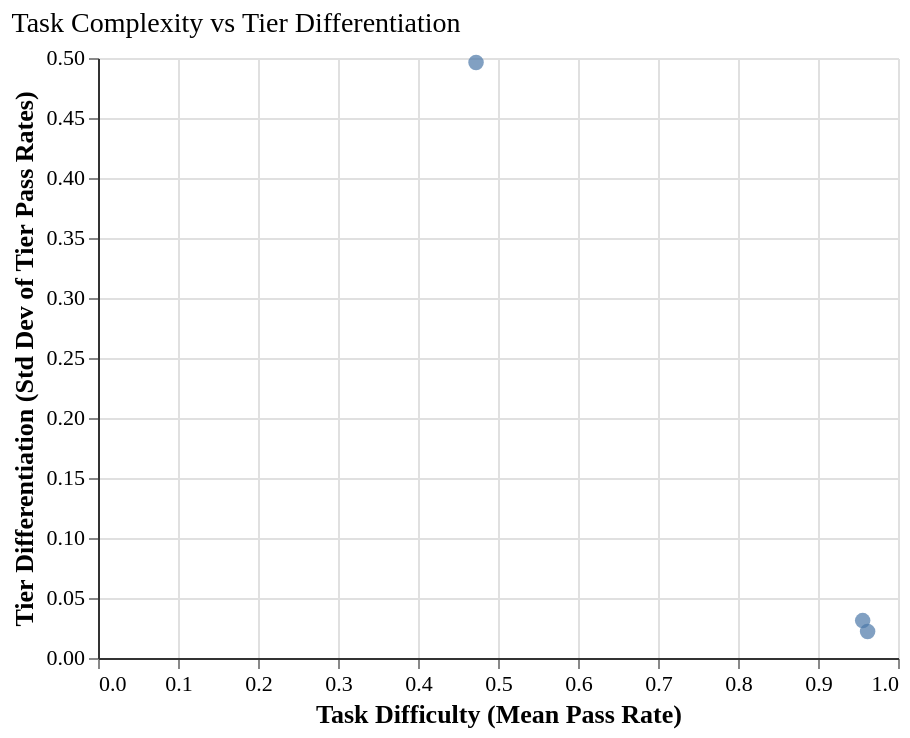

Specify this chart in Vega-Lite:
### Vega-Lite specification from a JSON file in a GitHub repository (floating-point values rounded to 4 significant figures)
{"config": {"font": "serif", "axis": {"labelFontSize": 11, "titleFontSize": 13, "gridColor": "#e0e0e0", "domainColor": "#333333"}, "legend": {"labelFontSize": 11, "titleFontSize": 12}, "title": {"fontSize": 14, "anchor": "start", "fontWeight": "normal"}, "view": {"stroke": null, "continuousWidth": 400, "continuousHeight": 300}, "mark": {"tooltip": true}}, "data": {"name": "data-6028b300f07704c26619e82152866ba2"}, "mark": {"type": "circle", "opacity": 0.7, "size": 60}, "encoding": {"tooltip": [{"field": "experiment", "title": "Experiment", "type": "ordinal"}, {"field": "mean_pass_rate", "format": ".2%", "title": "Mean Pass Rate", "type": "quantitative"}, {"field": "tier_std", "format": ".3f", "title": "Tier Std Dev", "type": "quantitative"}], "x": {"field": "mean_pass_rate", "scale": {"domain": [0, 1]}, "title": "Task Difficulty (Mean Pass Rate)", "type": "quantitative"}, "y": {"field": "tier_std", "title": "Tier Differentiation (Std Dev of Tier Pass Rates)", "type": "quantitative"}}, "title": "Task Complexity vs Tier Differentiation", "$schema": "https://vega.github.io/schema/vega-lite/v6.1.0.json", "datasets": {"data-6028b300f07704c26619e82152866ba2": [{"experiment": "test-001", "mean_pass_rate": 0.4726, "tier_std": 0.4962}, {"experiment": "test-002", "mean_pass_rate": 0.9558, "tier_std": 0.03115}, {"experiment": "test-003", "mean_pass_rate": 0.962, "tier_std": 0.02215}]}}
